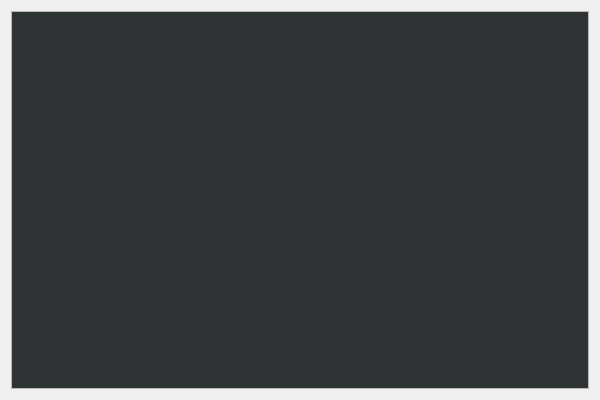
<?xml version="1.0" encoding="UTF-8"?>
<ui version="4.0">
 <class>Server</class>
 <widget class="QDialog" name="Server">
  <property name="geometry">
   <rect>
    <x>0</x>
    <y>0</y>
    <width>600</width>
    <height>400</height>
   </rect>
  </property>
  <property name="windowTitle">
   <string>Dialog</string>
  </property>
  <layout class="QGridLayout" name="gridLayout">
   <item row="0" column="0">
    <layout class="QHBoxLayout" name="centralLayout">
     <item>
      <widget class="QTextEdit" name="console">
       <property name="palette">
        <palette>
         <active>
          <colorrole role="Text">
           <brush brushstyle="SolidPattern">
            <color alpha="255">
             <red>243</red>
             <green>243</green>
             <blue>243</blue>
            </color>
           </brush>
          </colorrole>
          <colorrole role="Base">
           <brush brushstyle="SolidPattern">
            <color alpha="255">
             <red>46</red>
             <green>52</green>
             <blue>54</blue>
            </color>
           </brush>
          </colorrole>
          <colorrole role="Highlight">
           <brush brushstyle="SolidPattern">
            <color alpha="255">
             <red>78</red>
             <green>154</green>
             <blue>6</blue>
            </color>
           </brush>
          </colorrole>
          <colorrole role="HighlightedText">
           <brush brushstyle="SolidPattern">
            <color alpha="255">
             <red>243</red>
             <green>243</green>
             <blue>243</blue>
            </color>
           </brush>
          </colorrole>
         </active>
         <inactive>
          <colorrole role="Text">
           <brush brushstyle="SolidPattern">
            <color alpha="255">
             <red>243</red>
             <green>243</green>
             <blue>243</blue>
            </color>
           </brush>
          </colorrole>
          <colorrole role="Base">
           <brush brushstyle="SolidPattern">
            <color alpha="255">
             <red>46</red>
             <green>52</green>
             <blue>54</blue>
            </color>
           </brush>
          </colorrole>
          <colorrole role="Highlight">
           <brush brushstyle="SolidPattern">
            <color alpha="255">
             <red>78</red>
             <green>154</green>
             <blue>6</blue>
            </color>
           </brush>
          </colorrole>
          <colorrole role="HighlightedText">
           <brush brushstyle="SolidPattern">
            <color alpha="255">
             <red>243</red>
             <green>243</green>
             <blue>243</blue>
            </color>
           </brush>
          </colorrole>
         </inactive>
         <disabled>
          <colorrole role="Text">
           <brush brushstyle="SolidPattern">
            <color alpha="255">
             <red>190</red>
             <green>190</green>
             <blue>190</blue>
            </color>
           </brush>
          </colorrole>
          <colorrole role="Base">
           <brush brushstyle="SolidPattern">
            <color alpha="255">
             <red>239</red>
             <green>239</green>
             <blue>239</blue>
            </color>
           </brush>
          </colorrole>
          <colorrole role="Highlight">
           <brush brushstyle="SolidPattern">
            <color alpha="255">
             <red>145</red>
             <green>145</green>
             <blue>145</blue>
            </color>
           </brush>
          </colorrole>
          <colorrole role="HighlightedText">
           <brush brushstyle="SolidPattern">
            <color alpha="255">
             <red>243</red>
             <green>243</green>
             <blue>243</blue>
            </color>
           </brush>
          </colorrole>
         </disabled>
        </palette>
       </property>
       <property name="font">
        <font>
         <family>Fira Mono</family>
        </font>
       </property>
       <property name="undoRedoEnabled">
        <bool>false</bool>
       </property>
       <property name="readOnly">
        <bool>true</bool>
       </property>
       <property name="textInteractionFlags">
        <set>Qt::TextBrowserInteraction</set>
       </property>
      </widget>
     </item>
    </layout>
   </item>
  </layout>
 </widget>
 <resources/>
 <connections/>
</ui>
